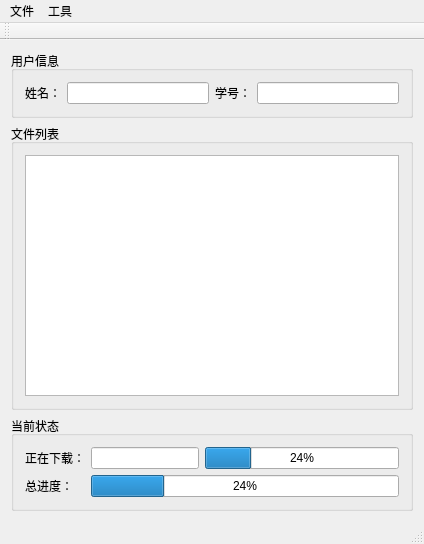
<?xml version="1.0" encoding="UTF-8"?>
<ui version="4.0">
 <class>MainWindow</class>
 <widget class="QMainWindow" name="MainWindow">
  <property name="geometry">
   <rect>
    <x>0</x>
    <y>0</y>
    <width>424</width>
    <height>544</height>
   </rect>
  </property>
  <property name="sizePolicy">
   <sizepolicy hsizetype="Preferred" vsizetype="Preferred">
    <horstretch>0</horstretch>
    <verstretch>0</verstretch>
   </sizepolicy>
  </property>
  <property name="windowTitle">
   <string>LIMS</string>
  </property>
  <widget class="QWidget" name="centralWidget">
   <layout class="QGridLayout" name="gridLayout_3">
    <item row="0" column="0">
     <widget class="QGroupBox" name="groupBox">
      <property name="title">
       <string>用户信息</string>
      </property>
      <layout class="QHBoxLayout" name="horizontalLayout">
       <item>
        <widget class="QLabel" name="label_2">
         <property name="text">
          <string>姓名：</string>
         </property>
        </widget>
       </item>
       <item>
        <widget class="QLineEdit" name="edtStudentId">
         <property name="enabled">
          <bool>true</bool>
         </property>
         <property name="readOnly">
          <bool>true</bool>
         </property>
        </widget>
       </item>
       <item>
        <widget class="QLabel" name="label">
         <property name="text">
          <string>学号：</string>
         </property>
        </widget>
       </item>
       <item>
        <widget class="QLineEdit" name="edtStudentName">
         <property name="readOnly">
          <bool>true</bool>
         </property>
        </widget>
       </item>
      </layout>
     </widget>
    </item>
    <item row="1" column="0">
     <widget class="QGroupBox" name="groupBox_2">
      <property name="title">
       <string>文件列表</string>
      </property>
      <layout class="QGridLayout" name="gridLayout">
       <item row="0" column="0">
        <widget class="QTreeView" name="treeView"/>
       </item>
      </layout>
     </widget>
    </item>
    <item row="2" column="0">
     <widget class="QGroupBox" name="groupBox_3">
      <property name="title">
       <string>当前状态</string>
      </property>
      <layout class="QGridLayout" name="gridLayout_2">
       <item row="0" column="0">
        <widget class="QLabel" name="label_3">
         <property name="text">
          <string>正在下载：</string>
         </property>
        </widget>
       </item>
       <item row="0" column="1" colspan="2">
        <widget class="QLineEdit" name="edtCurrentDownloadFileName">
         <property name="readOnly">
          <bool>true</bool>
         </property>
        </widget>
       </item>
       <item row="0" column="3">
        <widget class="QProgressBar" name="progressBarCurrentFile">
         <property name="value">
          <number>24</number>
         </property>
        </widget>
       </item>
       <item row="1" column="0">
        <widget class="QLabel" name="label_4">
         <property name="text">
          <string>总进度：</string>
         </property>
        </widget>
       </item>
       <item row="1" column="1" colspan="3">
        <widget class="QProgressBar" name="progressBarTotal">
         <property name="value">
          <number>24</number>
         </property>
        </widget>
       </item>
      </layout>
     </widget>
    </item>
   </layout>
  </widget>
  <widget class="QMenuBar" name="menuBar">
   <property name="geometry">
    <rect>
     <x>0</x>
     <y>0</y>
     <width>424</width>
     <height>21</height>
    </rect>
   </property>
   <widget class="QMenu" name="menu">
    <property name="title">
     <string>文件</string>
    </property>
   </widget>
   <widget class="QMenu" name="menu_2">
    <property name="title">
     <string>工具</string>
    </property>
    <addaction name="actionOptions"/>
   </widget>
   <addaction name="menu"/>
   <addaction name="menu_2"/>
  </widget>
  <widget class="QToolBar" name="mainToolBar">
   <attribute name="toolBarArea">
    <enum>TopToolBarArea</enum>
   </attribute>
   <attribute name="toolBarBreak">
    <bool>false</bool>
   </attribute>
  </widget>
  <widget class="QStatusBar" name="statusBar"/>
  <action name="actionOptions">
   <property name="text">
    <string>选项</string>
   </property>
   <property name="toolTip">
    <string>Options</string>
   </property>
  </action>
 </widget>
 <layoutdefault spacing="6" margin="11"/>
 <resources/>
 <connections/>
</ui>
